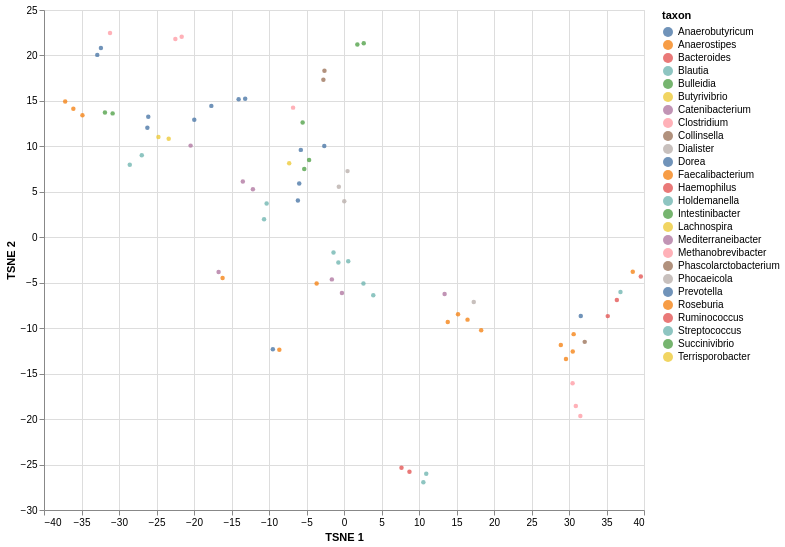

Describe this chart as a Vega-Lite specification.
### Vega-Lite specification from a JSON file in a GitHub repository (floating-point values rounded to 4 significant figures)
{"$schema": "https://vega.github.io/schema/vega-lite/v5.json", "width": 600, "height": 500, "data": {"values": [{"sample_id": "chepang1", "taxon": "Catenibacterium", "TSNE 1": 13.41, "TSNE 2": -6.234}, {"sample_id": "chepang1", "taxon": "Phascolarctobacterium", "TSNE 1": -2.605, "TSNE 2": 18.33}, {"sample_id": "chepang1", "taxon": "Prevotella", "TSNE 1": -32.41, "TSNE 2": 20.82}, {"sample_id": "chepang1", "taxon": "Succinivibrio", "TSNE 1": 2.634, "TSNE 2": 21.34}, {"sample_id": "chepang2", "taxon": "Faecalibacterium", "TSNE 1": 18.29, "TSNE 2": -10.24}, {"sample_id": "chepang2", "taxon": "Prevotella", "TSNE 1": -32.9, "TSNE 2": 20.06}, {"sample_id": "chepang2", "taxon": "Roseburia", "TSNE 1": 38.5, "TSNE 2": -3.786}, {"sample_id": "chepang2", "taxon": "Succinivibrio", "TSNE 1": 1.781, "TSNE 2": 21.19}, {"sample_id": "chepang3", "taxon": "Bacteroides", "TSNE 1": 35.17, "TSNE 2": -8.673}, {"sample_id": "chepang3", "taxon": "Clostridium", "TSNE 1": 30.91, "TSNE 2": -18.56}, {"sample_id": "chepang3", "taxon": "Faecalibacterium", "TSNE 1": 13.84, "TSNE 2": -9.309}, {"sample_id": "chepang3", "taxon": "Holdemanella", "TSNE 1": -1.397, "TSNE 2": -1.669}, {"sample_id": "chepang3", "taxon": "Phocaeicola", "TSNE 1": 17.3, "TSNE 2": -7.13}, {"sample_id": "chepang3", "taxon": "Prevotella", "TSNE 1": -2.63, "TSNE 2": 10.03}, {"sample_id": "chepang3", "taxon": "Roseburia", "TSNE 1": 28.91, "TSNE 2": -11.85}, {"sample_id": "chepang3", "taxon": "Ruminococcus", "TSNE 1": 8.729, "TSNE 2": -25.78}, {"sample_id": "hadza1", "taxon": "Anaerobutyricum", "TSNE 1": -5.757, "TSNE 2": 9.613}, {"sample_id": "hadza1", "taxon": "Blautia", "TSNE 1": -10.66, "TSNE 2": 1.984}, {"sample_id": "hadza1", "taxon": "Bulleidia", "TSNE 1": -30.85, "TSNE 2": 13.63}, {"sample_id": "hadza1", "taxon": "Clostridium", "TSNE 1": -31.2, "TSNE 2": 22.46}, {"sample_id": "hadza1", "taxon": "Dorea", "TSNE 1": -5.971, "TSNE 2": 5.925}, {"sample_id": "hadza1", "taxon": "Faecalibacterium", "TSNE 1": -16.19, "TSNE 2": -4.475}, {"sample_id": "hadza1", "taxon": "Holdemanella", "TSNE 1": 3.905, "TSNE 2": -6.381}, {"sample_id": "hadza1", "taxon": "Mediterraneibacter", "TSNE 1": -16.72, "TSNE 2": -3.814}, {"sample_id": "hadza1", "taxon": "Prevotella", "TSNE 1": 31.57, "TSNE 2": -8.653}, {"sample_id": "hadza2", "taxon": "Anaerobutyricum", "TSNE 1": -26.22, "TSNE 2": 12.04}, {"sample_id": "hadza2", "taxon": "Anaerostipes", "TSNE 1": -3.647, "TSNE 2": -5.076}, {"sample_id": "hadza2", "taxon": "Blautia", "TSNE 1": -26.96, "TSNE 2": 9.019}, {"sample_id": "hadza2", "taxon": "Catenibacterium", "TSNE 1": -0.2746, "TSNE 2": -6.123}, {"sample_id": "hadza2", "taxon": "Clostridium", "TSNE 1": 30.48, "TSNE 2": -16.05}, {"sample_id": "hadza2", "taxon": "Collinsella", "TSNE 1": 32.09, "TSNE 2": -11.5}, {"sample_id": "hadza2", "taxon": "Dorea", "TSNE 1": -6.147, "TSNE 2": 4.042}, {"sample_id": "hadza2", "taxon": "Faecalibacterium", "TSNE 1": -36.09, "TSNE 2": 14.13}, {"sample_id": "hadza2", "taxon": "Holdemanella", "TSNE 1": 0.5657, "TSNE 2": -2.648}, {"sample_id": "hadza2", "taxon": "Intestinibacter", "TSNE 1": -5.513, "TSNE 2": 12.62}, {"sample_id": "hadza2", "taxon": "Lachnospira", "TSNE 1": -24.75, "TSNE 2": 11.03}, {"sample_id": "hadza2", "taxon": "Mediterraneibacter", "TSNE 1": -13.49, "TSNE 2": 6.129}, {"sample_id": "hadza2", "taxon": "Prevotella", "TSNE 1": -9.487, "TSNE 2": -12.31}, {"sample_id": "hadza2", "taxon": "Roseburia", "TSNE 1": 30.62, "TSNE 2": -10.65}, {"sample_id": "hadza2", "taxon": "Ruminococcus", "TSNE 1": 36.38, "TSNE 2": -6.9}, {"sample_id": "hadza2", "taxon": "Terrisporobacter", "TSNE 1": -23.37, "TSNE 2": 10.84}, {"sample_id": "hadza3", "taxon": "Anaerobutyricum", "TSNE 1": -26.1, "TSNE 2": 13.26}, {"sample_id": "hadza3", "taxon": "Blautia", "TSNE 1": -28.56, "TSNE 2": 7.984}, {"sample_id": "hadza3", "taxon": "Bulleidia", "TSNE 1": -31.88, "TSNE 2": 13.73}, {"sample_id": "hadza3", "taxon": "Butyrivibrio", "TSNE 1": -7.307, "TSNE 2": 8.136}, {"sample_id": "hadza3", "taxon": "Clostridium", "TSNE 1": -22.49, "TSNE 2": 21.82}, {"sample_id": "hadza3", "taxon": "Faecalibacterium", "TSNE 1": -37.17, "TSNE 2": 14.94}, {"sample_id": "hadza3", "taxon": "Holdemanella", "TSNE 1": 2.592, "TSNE 2": -5.095}, {"sample_id": "hadza3", "taxon": "Mediterraneibacter", "TSNE 1": -20.45, "TSNE 2": 10.08}, {"sample_id": "hadza3", "taxon": "Prevotella", "TSNE 1": -19.96, "TSNE 2": 12.93}, {"sample_id": "hadza3", "taxon": "Roseburia", "TSNE 1": -8.622, "TSNE 2": -12.37}, {"sample_id": "hadza3", "taxon": "Ruminococcus", "TSNE 1": 39.57, "TSNE 2": -4.325}, {"sample_id": "mephaa1", "taxon": "Blautia", "TSNE 1": -10.32, "TSNE 2": 3.707}, {"sample_id": "mephaa1", "taxon": "Catenibacterium", "TSNE 1": -1.621, "TSNE 2": -4.631}, {"sample_id": "mephaa1", "taxon": "Clostridium", "TSNE 1": -21.64, "TSNE 2": 22.06}, {"sample_id": "mephaa1", "taxon": "Dialister", "TSNE 1": 0.4727, "TSNE 2": 7.277}, {"sample_id": "mephaa1", "taxon": "Faecalibacterium", "TSNE 1": -34.87, "TSNE 2": 13.43}, {"sample_id": "mephaa1", "taxon": "Holdemanella", "TSNE 1": -0.7462, "TSNE 2": -2.787}, {"sample_id": "mephaa1", "taxon": "Mediterraneibacter", "TSNE 1": -12.15, "TSNE 2": 5.281}, {"sample_id": "mephaa1", "taxon": "Methanobrevibacter", "TSNE 1": -6.79, "TSNE 2": 14.26}, {"sample_id": "mephaa1", "taxon": "Phascolarctobacterium", "TSNE 1": -2.749, "TSNE 2": 17.34}, {"sample_id": "mephaa1", "taxon": "Prevotella", "TSNE 1": -17.69, "TSNE 2": 14.45}, {"sample_id": "mephaa1", "taxon": "Streptococcus", "TSNE 1": 36.86, "TSNE 2": -6.023}, {"sample_id": "mephaa2", "taxon": "Dialister", "TSNE 1": -0.6875, "TSNE 2": 5.561}, {"sample_id": "mephaa2", "taxon": "Faecalibacterium", "TSNE 1": 16.47, "TSNE 2": -9.06}, {"sample_id": "mephaa2", "taxon": "Haemophilus", "TSNE 1": 7.666, "TSNE 2": -25.35}, {"sample_id": "mephaa2", "taxon": "Prevotella", "TSNE 1": -13.18, "TSNE 2": 15.25}, {"sample_id": "mephaa2", "taxon": "Roseburia", "TSNE 1": 30.5, "TSNE 2": -12.56}, {"sample_id": "mephaa2", "taxon": "Streptococcus", "TSNE 1": 10.97, "TSNE 2": -26.0}, {"sample_id": "mephaa2", "taxon": "Succinivibrio", "TSNE 1": -5.299, "TSNE 2": 7.505}, {"sample_id": "mephaa3", "taxon": "Clostridium", "TSNE 1": 31.51, "TSNE 2": -19.65}, {"sample_id": "mephaa3", "taxon": "Dialister", "TSNE 1": 0.03812, "TSNE 2": 3.959}, {"sample_id": "mephaa3", "taxon": "Faecalibacterium", "TSNE 1": 15.2, "TSNE 2": -8.47}, {"sample_id": "mephaa3", "taxon": "Prevotella", "TSNE 1": -14.05, "TSNE 2": 15.19}, {"sample_id": "mephaa3", "taxon": "Roseburia", "TSNE 1": 29.6, "TSNE 2": -13.4}, {"sample_id": "mephaa3", "taxon": "Streptococcus", "TSNE 1": 10.58, "TSNE 2": -26.95}, {"sample_id": "mephaa3", "taxon": "Succinivibrio", "TSNE 1": -4.652, "TSNE 2": 8.491}]}, "selection": {"pts": {"type": "single", "fields": ["taxon"]}}, "mark": {"type": "point", "filled": true, "size": 20, "tooltip": {"content": "data"}}, "encoding": {"x": {"field": "TSNE 1", "type": "quantitative", "scale": {"zero": false}}, "y": {"field": "TSNE 2", "type": "quantitative", "scale": {"zero": false}}, "color": {"condition": {"selection": "pts", "field": "taxon", "type": "nominal"}, "value": "lightgrey"}, "opacity": {"condition": {"selection": "pts", "value": 0.8}, "value": 0.2}}}
